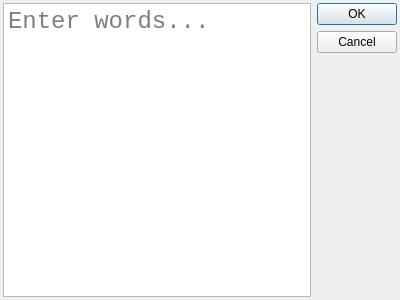
<?xml version="1.0" encoding="UTF-8"?>
<ui version="4.0">
 <class>BatchAdd</class>
 <widget class="QDialog" name="BatchAdd">
  <property name="windowModality">
   <enum>Qt::WindowModality::WindowModal</enum>
  </property>
  <property name="geometry">
   <rect>
    <x>0</x>
    <y>0</y>
    <width>400</width>
    <height>300</height>
   </rect>
  </property>
  <property name="contextMenuPolicy">
   <enum>Qt::ContextMenuPolicy::CustomContextMenu</enum>
  </property>
  <property name="windowTitle">
   <string>Batch Add</string>
  </property>
  <property name="modal">
   <bool>true</bool>
  </property>
  <layout class="QHBoxLayout" name="horizontalLayout">
   <property name="leftMargin">
    <number>3</number>
   </property>
   <property name="topMargin">
    <number>3</number>
   </property>
   <property name="rightMargin">
    <number>3</number>
   </property>
   <property name="bottomMargin">
    <number>3</number>
   </property>
   <item>
    <widget class="ExtraContextPlainTextEdit" name="addWordsEdit">
     <property name="font">
      <font>
       <family>Liberation Mono</family>
       <pointsize>18</pointsize>
      </font>
     </property>
     <property name="contextMenuPolicy">
      <enum>Qt::ContextMenuPolicy::DefaultContextMenu</enum>
     </property>
     <property name="placeholderText">
      <string>Enter words...</string>
     </property>
    </widget>
   </item>
   <item>
    <widget class="QDialogButtonBox" name="buttonBox">
     <property name="orientation">
      <enum>Qt::Orientation::Vertical</enum>
     </property>
     <property name="standardButtons">
      <set>QDialogButtonBox::StandardButton::Cancel|QDialogButtonBox::StandardButton::Ok</set>
     </property>
    </widget>
   </item>
  </layout>
  <action name="actionFormat">
   <property name="icon">
    <iconset theme="format-justify-fill"/>
   </property>
   <property name="text">
    <string>Format</string>
   </property>
   <property name="toolTip">
    <string>Formats the existing text</string>
   </property>
   <property name="shortcut">
    <string>F</string>
   </property>
   <property name="menuRole">
    <enum>QAction::MenuRole::NoRole</enum>
   </property>
  </action>
 </widget>
 <customwidgets>
  <customwidget>
   <class>ExtraContextPlainTextEdit</class>
   <extends>QPlainTextEdit</extends>
   <header>ui/ExtraContextPlainTextEdit.h</header>
  </customwidget>
 </customwidgets>
 <resources/>
 <connections>
  <connection>
   <sender>buttonBox</sender>
   <signal>accepted()</signal>
   <receiver>BatchAdd</receiver>
   <slot>accept()</slot>
   <hints>
    <hint type="sourcelabel">
     <x>248</x>
     <y>254</y>
    </hint>
    <hint type="destinationlabel">
     <x>157</x>
     <y>274</y>
    </hint>
   </hints>
  </connection>
  <connection>
   <sender>buttonBox</sender>
   <signal>rejected()</signal>
   <receiver>BatchAdd</receiver>
   <slot>reject()</slot>
   <hints>
    <hint type="sourcelabel">
     <x>316</x>
     <y>260</y>
    </hint>
    <hint type="destinationlabel">
     <x>286</x>
     <y>274</y>
    </hint>
   </hints>
  </connection>
 </connections>
</ui>
